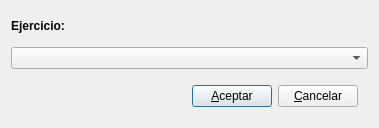
<ui version="4.0" >
 <author>José Manuel Díez Botella</author>
 <class>pideejercicio</class>
 <widget class="QDialog" name="pideejercicio" >
  <property name="geometry" >
   <rect>
    <x>0</x>
    <y>0</y>
    <width>379</width>
    <height>128</height>
   </rect>
  </property>
  <property name="windowTitle" >
   <string>Petición de información</string>
  </property>
  <layout class="QVBoxLayout" >
   <property name="spacing" >
    <number>6</number>
   </property>
   <property name="margin" >
    <number>11</number>
   </property>
   <item>
    <widget class="QLabel" name="textLabel" >
     <property name="text" >
      <string>&lt;b>Ejercicio:&lt;/b></string>
     </property>
     <property name="alignment" >
      <set>Qt::AlignVCenter</set>
     </property>
     <property name="wordWrap" >
      <bool>true</bool>
     </property>
    </widget>
   </item>
   <item>
    <widget class="QComboBox" name="ejerciciocomboBox" />
   </item>
   <item>
    <layout class="QHBoxLayout" >
     <property name="spacing" >
      <number>6</number>
     </property>
     <property name="margin" >
      <number>10</number>
     </property>
     <item>
      <spacer>
       <property name="orientation" >
        <enum>Qt::Horizontal</enum>
       </property>
       <property name="sizeType" >
        <enum>QSizePolicy::Expanding</enum>
       </property>
       <property name="sizeHint" stdset="0" >
        <size>
         <width>111</width>
         <height>20</height>
        </size>
       </property>
      </spacer>
     </item>
     <item>
      <widget class="QPushButton" name="aceptarpushButton" >
       <property name="sizePolicy" >
        <sizepolicy vsizetype="Fixed" hsizetype="Minimum" >
         <horstretch>0</horstretch>
         <verstretch>0</verstretch>
        </sizepolicy>
       </property>
       <property name="text" >
        <string>&amp;Aceptar</string>
       </property>
       <property name="icon" >
        <iconset resource="libroK.qrc" >
         <normaloff>:/images/librok-42.png</normaloff>:/images/librok-42.png</iconset>
       </property>
       <property name="shortcut" >
        <string>Alt+A</string>
       </property>
      </widget>
     </item>
     <item>
      <widget class="QPushButton" name="pushButton" >
       <property name="text" >
        <string>&amp;Cancelar</string>
       </property>
       <property name="icon" >
        <iconset resource="libroK.qrc" >
         <normaloff>:/images/librok-7.png</normaloff>:/images/librok-7.png</iconset>
       </property>
      </widget>
     </item>
    </layout>
   </item>
  </layout>
 </widget>
 <layoutdefault spacing="6" margin="11" />
 <resources>
  <include location="libroK.qrc" />
 </resources>
 <connections>
  <connection>
   <sender>aceptarpushButton</sender>
   <signal>clicked()</signal>
   <receiver>pideejercicio</receiver>
   <slot>accept()</slot>
   <hints>
    <hint type="sourcelabel" >
     <x>158</x>
     <y>99</y>
    </hint>
    <hint type="destinationlabel" >
     <x>20</x>
     <y>20</y>
    </hint>
   </hints>
  </connection>
  <connection>
   <sender>pushButton</sender>
   <signal>clicked()</signal>
   <receiver>pideejercicio</receiver>
   <slot>reject()</slot>
   <hints>
    <hint type="sourcelabel" >
     <x>287</x>
     <y>89</y>
    </hint>
    <hint type="destinationlabel" >
     <x>27</x>
     <y>95</y>
    </hint>
   </hints>
  </connection>
 </connections>
</ui>
